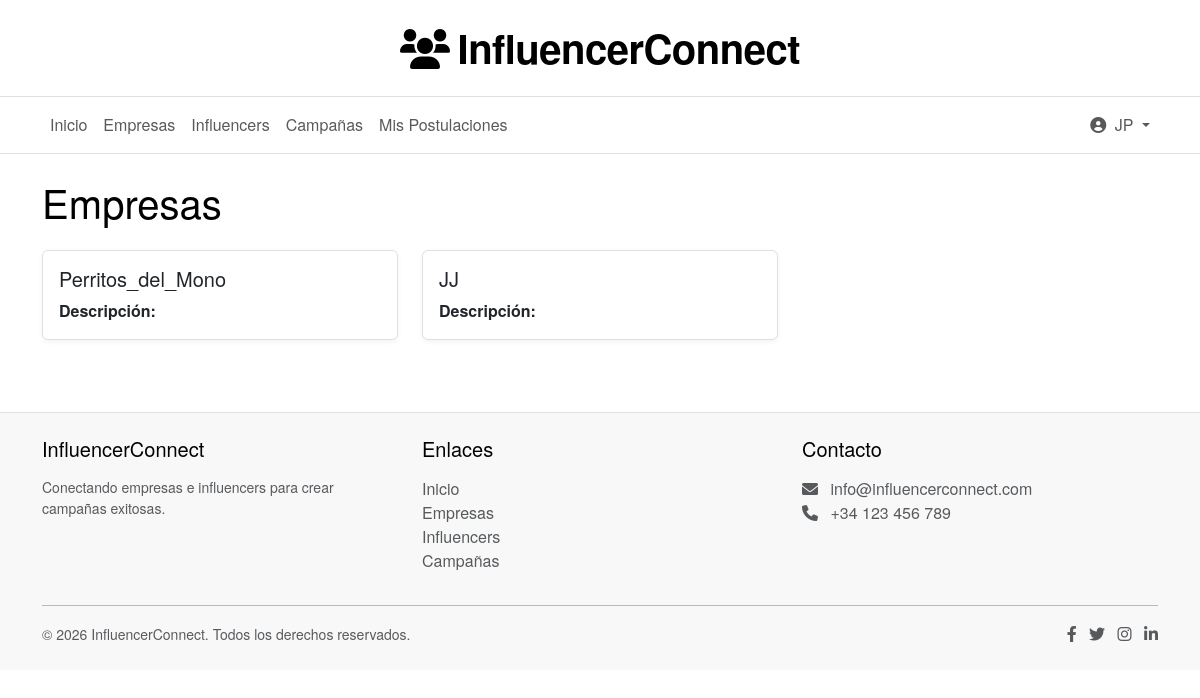
The page /users/companies/ (signed in) on the database its author committed.
### users/models.py (models this page shows, shortened)
class CustomUser(AbstractUser):
    USER_TYPE_CHOICES = (
        ('empresa', 'Empresa'),
        ('influencer', 'Influencer'),
    )
    email = models.EmailField(_('email address'), unique=True)
    user_type = models.CharField(max_length=10, choices=USER_TYPE_CHOICES)
    profile_picture = models.ImageField(upload_to='profile_pictures/', blank=True, null=True)
    USERNAME_FIELD = 'email'
    REQUIRED_FIELDS = ['username', 'user_type']

### users/views.py (the view)
# urls.py: path('companies/', CompanyListView.as_view(), name='company_list'),
@login_required
def company_list(request):
    companies = CustomUser.objects.filter(user_type='empresa')
    return render(request, 'users/company_list.html', {'companies': companies})

### templates/users/company_list.html
{% extends 'base.html' %}
{% block content %}
<div class="container mt-4">
    <h1 class="mb-4">Empresas</h1>
    {% if companies %}
        <div class="row">
            {% for company in companies %}
                <div class="col-md-4">
                    <div class="card mb-4">
                        <div class="card-body">
                            <h5 class="card-title">{{ company.username }}</h5>
                            <p class="card-text"><strong>Descripción:</strong> {{ company.company_description }}</p>
                        </div>
                    </div>
                </div>
            {% endfor %}
        </div>
    {% else %}
        <p class="text-muted">No hay empresas registradas.</p>
    {% endif %}
</div>
{% endblock %}

### templates/base.html (shortened to what this page needs)
<!DOCTYPE html>
<html lang="es">
<head>
    <link href="https://cdn.jsdelivr.net/npm/bootstrap@5.3.0-alpha1/dist/css/bootstrap.min.css" rel="stylesheet">
    <link href="https://cdn.jsdelivr.net/npm/bootstrap@5.3.0/dist/css/bootstrap.min.css" rel="stylesheet">
    <link rel="stylesheet" href="https://cdnjs.cloudflare.com/ajax/libs/font-awesome/6.0.0/css/all.min.css">
</head>
<body>
    <header class="site-header">
        <div class="container">
            <h1 class="site-title">
                <i class="fas fa-users"></i>InfluencerConnect
            </h1>
        </div>
    </header>
    <nav class="main-navigation navbar navbar-expand-lg navbar-light">
        <div class="container">
            <div class="collapse navbar-collapse" id="navbarNav">
                <ul class="navbar-nav me-auto">
                    <li class="nav-item">
                        <a class="nav-link" href="{% url 'home' %}">Inicio</a>
                    </li>
                    <li class="nav-item">
                        <a class="nav-link" href="{% url 'profiles:company_list' %}">Empresas</a>
                    </li>
                    <li class="nav-item">
                        <a class="nav-link" href="{% url 'profiles:influencer_list' %}">Influencers</a>
                    </li>
                    <li class="nav-item">
                        <a class="nav-link" href="{% url 'campaigns:campaign_list' %}">Campañas</a>
                    </li>
                    {% if user.is_authenticated and user.user_type == 'influencer' %}
                        <li class="nav-item">
                            <a class="nav-link" href="{% url 'campaigns:influencer_applications' %}">Mis Postulaciones</a>
                        </li>
                    {% endif %}
                </ul>
                <ul class="navbar-nav">
                    {% if user.is_authenticated %}
                        <li class="nav-item dropdown">
                            <a class="nav-link dropdown-toggle" href="#" id="navbarDropdown" role="button" data-bs-toggle="dropdown">
                                <i class="fas fa-user-circle me-1"></i>
                                {{ user.username }}
                            </a>
                        </li>
                    {% endif %}
                </ul>
            </div>
        </div>
    </nav>
    {% block content %}{% endblock %}
    <footer class="py-4 mt-5">
        <div class="container">
            <div class="row">
                <div class="col-md-4 mb-3 mb-md-0">
                    <h5 class="mb-3">InfluencerConnect</h5>
                    <p class="small text-muted">Conectando empresas e influencers para crear campañas exitosas.</p>
                </div>
                <div class="col-md-4 mb-3 mb-md-0">
                    <h5 class="mb-3">Enlaces</h5>
                    <ul class="list-unstyled">
                        <li><a href="{% url 'home' %}" class="text-decoration-none text-muted">Inicio</a></li>
                        <li><a href="{% url 'profiles:company_list' %}" class="text-decoration-none text-muted">Empresas</a></li>
                        <li><a href="{% url 'profiles:influencer_list' %}" class="text-decoration-none text-muted">Influencers</a></li>
                        <li><a href="{% url 'campaigns:campaign_list' %}" class="text-decoration-none text-muted">Campañas</a></li>
                    </ul>
                </div>
                <div class="col-md-4">
                    <h5 class="mb-3">Contacto</h5>
                    <ul class="list-unstyled text-muted">
                        <li><i class="fas fa-envelope me-2"></i> info@influencerconnect.com</li>
                        <li><i class="fas fa-phone me-2"></i> +34 123 456 789</li>
                    </ul>
                </div>
            </div>
            <hr>
            <div class="d-flex justify-content-between align-items-center">
                <p class="small text-muted mb-0">&copy; {% now "Y" %} InfluencerConnect. Todos los derechos reservados.</p>
                <div>
                    <a href="#" class="text-muted me-2"><i class="fab fa-facebook-f"></i></a>
                    <a href="#" class="text-muted me-2"><i class="fab fa-twitter"></i></a>
                    <a href="#" class="text-muted me-2"><i class="fab fa-instagram"></i></a>
                    <a href="#" class="text-muted"><i class="fab fa-linkedin-in"></i></a>
                </div>
            </div>
        </div>
    </footer>
</body>
</html>

### templates/base.html (style rules this page uses)
:root { --primary-color: #000000; --primary-hover: #333333; --secondary-color: #666666; --background-color: #ffffff; --text-color: #000000; --border-color: #e0e0e0; }
body { font-family: 'Helvetica Neue', Arial, sans-serif; color: var(--text-color); background-color: var(--background-color); }
.site-header { text-align: center; padding: 1.5rem 0; background-color: var(--background-color); border-bottom: 1px solid var(--border-color); }
.site-title { font-size: 2.5rem; font-weight: 700; color: var(--primary-color); margin: 0; letter-spacing: -0.5px; }
.site-title i { margin-right: 0.5rem; }
.main-navigation { background-color: var(--background-color); border-bottom: 1px solid var(--border-color); }
.card { border: 1px solid var(--border-color); box-shadow: 0 2px 5px rgba(0,0,0,0.05) !important; }
footer { background-color: #f8f8f8 !important; border-top: 1px solid var(--border-color) !important; }

### rows shown on the page
CustomUser: username "JP"
CustomUser: username "Perritos_del_Mono"
CustomUser: username "JJ"
